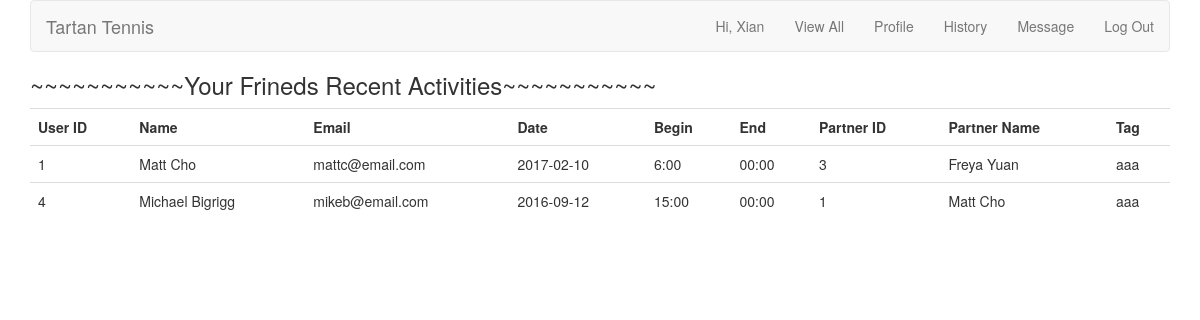
/friends_activities.php (signed in), run on the app's committed database.
### tables this page shows
CREATE TABLE `friends` (
  `friend_id` int(11) NOT NULL PRIMARY KEY AUTO_INCREMENT,
  `friender_id` int(11) NOT NULL,
  `friendee_id` int(11) NOT NULL,
  `friender_group` varchar(50),
  `friendee_group` varchar(50)
);

CREATE TABLE `appointments` (
  `appointment_id` int(10) UNSIGNED NOT NULL PRIMARY KEY AUTO_INCREMENT,
  `poster_id` int(10) UNSIGNED NOT NULL,
  `responder_id` int(10) UNSIGNED NOT NULL,
  `time_id` int(11) UNSIGNED NOT NULL,
  `message_id` int(11) UNSIGNED NOT NULL,
  `is_accepted` boolean DEFAULT FALSE
);

CREATE TABLE `users` (
  `user_id` int(10) UNSIGNED NOT NULL PRIMARY KEY AUTO_INCREMENT,
  `first_name` varchar(20) NOT NULL,
  `last_name` varchar(20) NOT NULL,
  `username` varchar(20) NOT NULL,
  `email` varchar(50) NOT NULL,
  `pass` char(40) NOT NULL,
  `created_at` timestamp NOT NULL DEFAULT CURRENT_TIMESTAMP,
  `updated_at` timestamp NOT NULL DEFAULT CURRENT_TIMESTAMP ON UPDATE CURRENT_TIMESTAMP
);

CREATE TABLE `times` (
  `time_id` int(11) NOT NULL PRIMARY KEY AUTO_INCREMENT,
  `begins_date` varchar(20) NOT NULL,
  `begins_time` varchar(20) NOT NULL,
  `ends_time` varchar(20) NOT NULL,
  `tag` tinytext NOT NULL,
  `user_id` int(11) NOT NULL,
  `created_at` timestamp NOT NULL DEFAULT CURRENT_TIMESTAMP,
  FULLTEXT (begins_date, begins_time, ends_time, tag)
);

### friends_activities.php (the view, shortened to what this page needs)
<?php
include ('includes/header.php');
if (isset($_COOKIE['first_name']) AND isset($_COOKIE['user_id']))
{
echo '<h3>~~~~~~~~~~~Your Frineds Recent Activities~~~~~~~~~~~</h3> ';
$all = "SELECT * FROM friends WHERE friender_id = {$_COOKIE['user_id']} OR friendee_id = {$_COOKIE['user_id']}";
$ra = mysqli_query($dbc, $all);
$num_friends = mysqli_num_rows($ra);
if ($num_friends > 0) {
					echo '<table class="table">
							<tr>
								<th>User ID</th>
								<th>Name</th>
								<th>Email</th>
								<th>Date</th>
								<th>Begin</th>
								<th>End</th>
								<th>Partner ID</th>
								<th>Partner Name</th>
								<th>Tag</th>
							</tr>';
					while ($row = mysqli_fetch_array($ra)) {
							$all1="SELECT *
									FROM appointments INNER JOIN times
									USING (time_id)
									WHERE poster_id = {$row['friender_id']} OR responder_id = {$row['friender_id']}";
							$ra1 = mysqli_query($dbc, $all1);
							$row1=mysqli_fetch_array($ra1);
							$q = "SELECT first_name, last_name, email FROM users WHERE user_id = {$row1['poster_id']}";
							$r = mysqli_query($dbc, $q);
							$subr = mysqli_fetch_array($r);
							$q1 = "SELECT first_name, last_name, email FROM users WHERE user_id = {$row1['responder_id']}";
							$r1 = mysqli_query($dbc, $q1);
							$subr1 = mysqli_fetch_array($r1);
							$all2="SELECT *
									FROM appointments INNER JOIN times
									USING (time_id)
									WHERE poster_id = {$row['friendee_id']} OR responder_id = {$row['friendee_id']}";
							$ra2 = mysqli_query($dbc, $all2);
							$row2=mysqli_fetch_array($ra2);
					        $q2 = "SELECT first_name, last_name, email FROM users WHERE user_id = {$row2['responder_id']}";
					        $r2 = mysqli_query($dbc, $q2);
					        $subr2 = mysqli_fetch_array($r2);
					        $q3 = "SELECT first_name, last_name, email FROM users WHERE user_id = {$row2['poster_id']}";
					        $r3 = mysqli_query($dbc, $q3);
					        $subr3 = mysqli_fetch_array($r3);
						if($row['friender_id'] == $_COOKIE['user_id']){
							if ($row2['poster_id'] == $row['friendee_id']) {
						echo
						'<tr>
							<td>' . $row2['poster_id'] . '</td>
							<td>' . $subr3['first_name'] . ' ' . $subr3['last_name'] . '</td>
							<td>' . $subr3['email'] . '</td>
							<td>' . $row2['begins_date'] . '</td>
							<td>' . $row2['begins_time'] . '</td>
							<td>' . $row2['ends_time'] . '</td>
							<td>' . $row2['responder_id'] . '</td>
							<td>' . $subr2['first_name'] . ' ' . $subr2['last_name'] . '</td>
							<td>' . $row2['tag'] . '</td>
						</tr>';
						}else{
							echo
						'<tr>
							<td>' . $row2['responder_id'] . '</td>
							<td>' . $subr2['first_name'] . ' ' . $subr2['last_name'] . '</td>
							<td>' . $subr2['email'] . '</td>
							<td>' . $row2['begins_date'] . '</td>
							<td>' . $row2['begins_time'] . '</td>
							<td>' . $row2['ends_time'] . '</td>
							<td>' . $row2['poster_id'] . '</td>
							<td>' . $subr3['first_name'] . ' ' . $subr3['last_name'] . '</td>
							<td>' . $row2['tag'] . '</td>
						</tr>';
							}
						}
						if($row['friendee_id'] == $_COOKIE['user_id']){
							if($row1['poster_id'] == $row['friender_id']){
						echo
						'<tr>
							<td>' . $row1['poster_id'] . '</td>
							<td>' . $subr['first_name'] . ' ' . $subr['last_name'] . '</td>
							<td>' . $subr['email'] . '</td>
							<td>' . $row1['begins_date'] . '</td>
							<td>' . $row1['begins_time'] . '</td>
							<td>' . $row1['ends_time'] . '</td>
							<td>' . $row1['responder_id'] . '</td>
							<td>' . $subr1['first_name'] . ' ' . $subr1['last_name'] . '</td>
							<td>' . $row1['tag'] . '</td>
						</tr>';
						}
						}
					}
					echo '</table>';
				} else {
					echo '<h3>Your friends have no activities now.</h3>';
					echo '<h4>Invite them to play now!</h4>';
					echo '<a class="btn btn-primary btn-sm" href="alltime.php">Go and see</a></h3>';
				}
}	else
	{
        echo 'You must be logged to access this page.';
	}
?>

### data on the page
friends: appointments.poster_id "1", users.first_name "Matt", users.last_name "Cho", users.email "mattc@email.com", times.begins_date "2017-02-10", times.begins_time "6:00", times.ends_time "00:00", appointments.responder_id "3", users.first_name "Freya", users.last_name "Yuan", times.tag "aaa"
friends: appointments.responder_id "4", users.first_name "Michael", users.last_name "Bigrigg", users.email "mikeb@email.com", times.begins_date "2016-09-12", times.begins_time "15:00", times.ends_time "00:00", appointments.poster_id "1", users.first_name "Matt", users.last_name "Cho", times.tag "aaa"

### other printed values
$fn "Xian"
